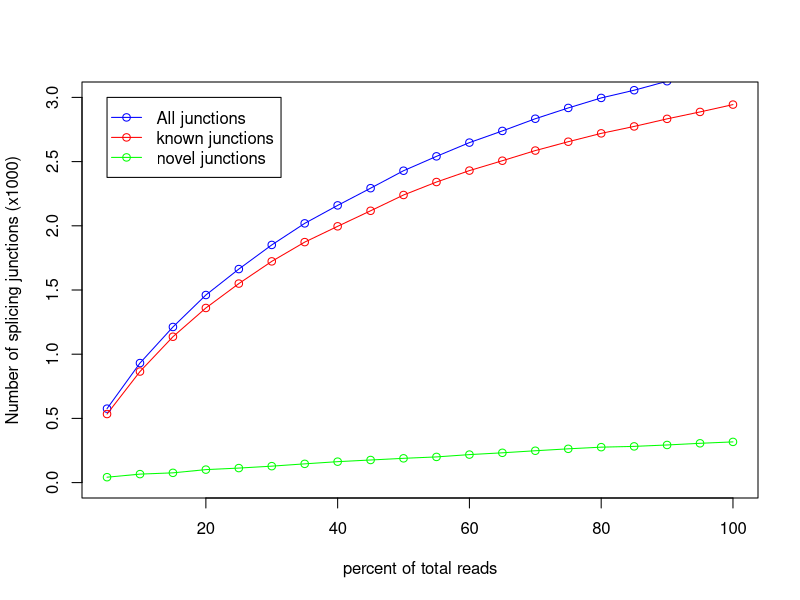

Generate this figure with R:
pdf('benchmark/RustQC/small/rseqc/junction_saturation/test.junctionSaturation_plot.pdf')
x=c(5,10,15,20,25,30,35,40,45,50,55,60,65,70,75,80,85,90,95,100)
y=c(534,865,1136,1360,1550,1723,1873,1996,2117,2240,2341,2430,2507,2586,2655,2720,2774,2833,2887,2944)
z=c(576,931,1212,1461,1663,1851,2019,2159,2293,2429,2541,2648,2739,2834,2918,2996,3056,3126,3193,3261)
w=c(42,66,76,101,113,128,146,163,176,189,200,218,232,248,263,276,282,293,306,317)
m=max(3,3,0)
n=min(0,0,0)
plot(x,z/1000,xlab='percent of total reads',ylab='Number of splicing junctions (x1000)',type='o',col='blue',ylim=c(n,m))
points(x,y/1000,type='o',col='red')
points(x,w/1000,type='o',col='green')
legend(5,3, legend=c("All junctions","known junctions", "novel junctions"),col=c("blue","red","green"),lwd=1,pch=1)
dev.off()
